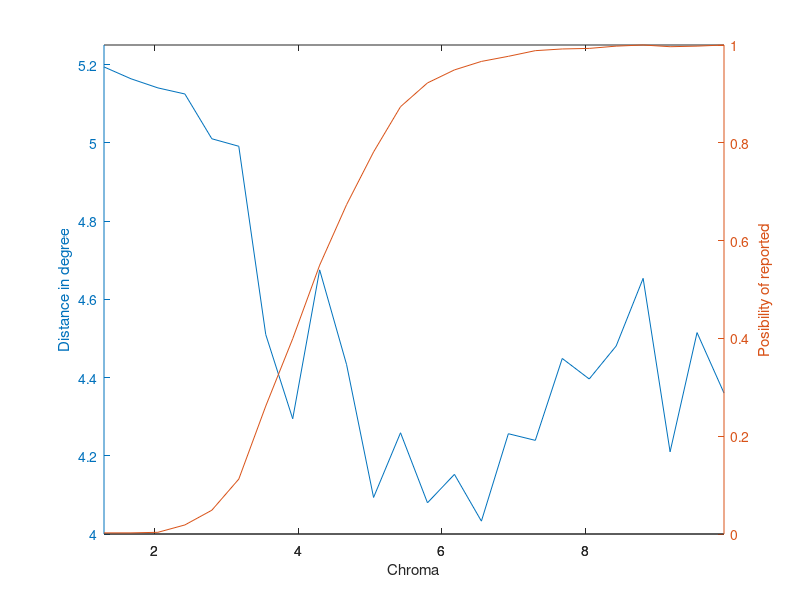

MATLAB code to generate this figure:
clear all
close all

load('F3_ANY.mat');
load('PatchDistance.mat');

CHROMAS = A(1,:,1,1);

Amean = mean(mean(A,3),4);
Dmean = mean(mean(CloseDis,3),4);

[h,l1,l2] = plotyy(CHROMAS,(Dmean(2,:)),CHROMAS,Amean(3,:)); hold on

set(h(1),'YLim',[4 5.25]);
xlabel('Chroma'); ylabel(h(1),'Distance in degree');
ylabel(h(2),'Posibility of reported');